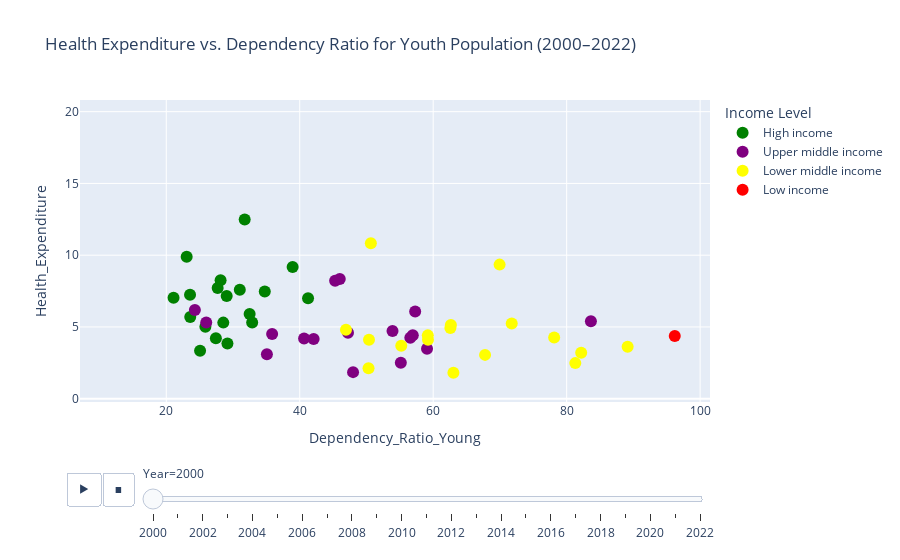

This figure's notebook cell:
### Markdown cell above
### Health Expenditure vs Dependency Ratio (Youth Population)

### Code cell
# Load your data
df = pd.read_csv("../data/interim/merged_data.csv")

# Filter years 2000–2022
df_filtered = df[(df["Year"] >= 2000) & (df["Year"] <= 2022)].copy()

# Define custom color and order for income levels
income_colors = {
    "High income": "green",
    "Upper middle income": "purple",
    "Lower middle income": "yellow",
    "Low income": "red"
}
income_order = ["High income", "Upper middle income", "Lower middle income", "Low income"]

# Create animated scatter plot
fig = px.scatter(
    df_filtered,
    x="Dependency_Ratio_Young",
    y="Health_Expenditure",
    animation_frame="Year",
    animation_group="Country",
    color="income_level",
    color_discrete_map=income_colors,
    category_orders={"income_level": income_order},
    hover_name="Country", 
    title="Health Expenditure vs. Dependency Ratio for Youth Population (2000–2022)",
    range_x=[df["Dependency_Ratio_Young"].min() - 5, df["Dependency_Ratio_Young"].max() + 5],
    range_y=[df["Health_Expenditure"].min() - 2, df["Health_Expenditure"].max() + 2]
)

# Style labels
fig.update_traces(textposition="top center", marker=dict(size=12))
fig.update_layout(legend_title_text="Income Level")

# Show the figure
fig.show()

### Figure 1 — Plotly figure (JSON) as saved in the notebook; plotly's stock layout.template omitted (floating-point values rounded to 4 significant figures)
{"data": [{"hovertemplate": "<b>%{hovertext}</b><br><br>income_level=High income<br>Year=2000<br>Dependency_Ratio_Young=%{x}<br>Health_Expenditure=%{y}<extra></extra>", "hovertext": ["Australia", "Canada", "Chile", "Cyprus", "Czechia", "Germany", "United Kingdom", "Greece", "Ireland", "Japan", "South Korea", "Netherlands", "New Zealand", "Romania", "Russia", "Singapore", "Slovakia", "Uruguay", "United States"], "ids": ["Australia", "Canada", "Chile", "Cyprus", "Czechia", "Germany", "United Kingdom", "Greece", "Ireland", "Japan", "South Korea", "Netherlands", "New Zealand", "Romania", "Russia", "Singapore", "Slovakia", "Uruguay", "United States"], "legendgroup": "High income", "marker": {"color": "green", "size": 12, "symbol": "circle"}, "mode": "markers", "name": "High income", "orientation": "v", "showlegend": true, "textposition": "top center", "type": "scatter", "x": [31.02, 28.14, 41.25, 32.87, 23.59, 23.06, 29.05, 23.56, 32.49, 21.09, 29.17, 27.7, 34.76, 27.44, 25.86, 25.07, 28.55, 38.94, 31.75], "xaxis": "x", "y": [7.589, 8.248, 7.0, 5.308, 5.701, 9.888, 7.157, 7.243, 5.899, 7.035, 3.855, 7.707, 7.47, 4.209, 5.02, 3.343, 5.303, 9.172, 12.49], "yaxis": "y"}, {"hovertemplate": "<b>%{hovertext}</b><br><br>income_level=Upper middle income<br>Year=2000<br>Dependency_Ratio_Young=%{x}<br>Health_Expenditure=%{y}<extra></extra>", "hovertext": ["Argentina", "Armenia", "Brazil", "China", "Ecuador", "Guatemala", "Indonesia", "Iran", "Kazakhstan", "Mexico", "Mongolia", "Malaysia", "Peru", "Serbia", "Thailand", "Turkey", "Ukraine"], "ids": ["Argentina", "Armenia", "Brazil", "China", "Ecuador", "Guatemala", "Indonesia", "Iran", "Kazakhstan", "Mexico", "Mongolia", "Malaysia", "Peru", "Serbia", "Thailand", "Turkey", "Ukraine"], "legendgroup": "Upper middle income", "marker": {"color": "purple", "size": 12, "symbol": "circle"}, "mode": "markers", "name": "Upper middle income", "orientation": "v", "showlegend": true, "textposition": "top center", "type": "scatter", "x": [45.3, 40.65, 46.0, 35.86, 59.07, 83.63, 47.99, 53.91, 42.08, 56.57, 57.3, 55.15, 56.94, 24.29, 35.08, 47.23, 25.99], "xaxis": "x", "y": [8.22, 4.196, 8.335, 4.508, 3.483, 5.397, 1.853, 4.723, 4.16, 4.244, 6.076, 2.515, 4.415, 6.184, 3.101, 4.6, 5.307], "yaxis": "y"}, {"hovertemplate": "<b>%{hovertext}</b><br><br>income_level=Lower middle income<br>Year=2000<br>Dependency_Ratio_Young=%{x}<br>Health_Expenditure=%{y}<extra></extra>", "hovertext": ["Bangladesh", "Egypt", "India", "Jordan", "Kenya", "Kyrgyzstan", "Lebanon", "Morocco", "Myanmar", "Nigeria", "Nicaragua", "Pakistan", "Philippines", "Tajikistan", "Tunisia", "Uzbekistan", "Vietnam"], "ids": ["Bangladesh", "Egypt", "India", "Jordan", "Kenya", "Kyrgyzstan", "Lebanon", "Morocco", "Myanmar", "Nigeria", "Nicaragua", "Pakistan", "Philippines", "Tajikistan", "Tunisia", "Uzbekistan", "Vietnam"], "legendgroup": "Lower middle income", "marker": {"color": "yellow", "size": 12, "symbol": "circle"}, "mode": "markers", "name": "Lower middle income", "orientation": "v", "showlegend": true, "textposition": "top center", "type": "scatter", "x": [63.03, 62.57, 59.22, 69.95, 89.13, 59.19, 50.66, 55.21, 50.31, 82.17, 71.77, 81.29, 67.77, 78.13, 46.93, 62.65, 50.38], "xaxis": "x", "y": [1.805, 4.922, 4.106, 9.344, 3.624, 4.414, 10.83, 3.693, 2.126, 3.197, 5.239, 2.481, 3.055, 4.265, 4.813, 5.133, 4.108], "yaxis": "y"}, {"hovertemplate": "<b>%{hovertext}</b><br><br>income_level=Low income<br>Year=2000<br>Dependency_Ratio_Young=%{x}<br>Health_Expenditure=%{y}<extra></extra>", "hovertext": ["Ethiopia"], "ids": ["Ethiopia"], "legendgroup": "Low income", "marker": {"color": "red", "size": 12, "symbol": "circle"}, "mode": "markers", "name": "Low income", "orientation": "v", "showlegend": true, "textposition": "top center", "type": "scatter", "x": [96.2], "xaxis": "x", "y": [4.365], "yaxis": "y"}], "layout": {"legend": {"title": {"text": "Income Level"}, "tracegroupgap": 0}, "sliders": [{"active": 0, "currentvalue": {"prefix": "Year="}, "len": 0.9, "pad": {"b": 10, "t": 60}, "steps": [{"args": [["2000"], {"frame": {"duration": 0, "redraw": false}, "fromcurrent": true, "mode": "immediate", "transition": {"duration": 0, "easing": "linear"}}], "label": "2000", "method": "animate"}, {"args": [["2001"], {"frame": {"duration": 0, "redraw": false}, "fromcurrent": true, "mode": "immediate", "transition": {"duration": 0, "easing": "linear"}}], "label": "2001", "method": "animate"}, {"args": [["2002"], {"frame": {"duration": 0, "redraw": false}, "fromcurrent": true, "mode": "immediate", "transition": {"duration": 0, "easing": "linear"}}], "label": "2002", "method": "animate"}, {"args": [["2003"], {"frame": {"duration": 0, "redraw": false}, "fromcurrent": true, "mode": "immediate", "transition": {"duration": 0, "easing": "linear"}}], "label": "2003", "method": "animate"}, {"args": [["2004"], {"frame": {"duration": 0, "redraw": false}, "fromcurrent": true, "mode": "immediate", "transition": {"duration": 0, "easing": "linear"}}], "label": "2004", "method": "animate"}, {"args": [["2005"], {"frame": {"duration": 0, "redraw": false}, "fromcurrent": true, "mode": "immediate", "transition": {"duration": 0, "easing": "linear"}}], "label": "2005", "method": "animate"}, {"args": [["2006"], {"frame": {"duration": 0, "redraw": false}, "fromcurrent": true, "mode": "immediate", "transition": {"duration": 0, "easing": "linear"}}], "label": "2006", "method": "animate"}, {"args": [["2007"], {"frame": {"duration": 0, "redraw": false}, "fromcurrent": true, "mode": "immediate", "transition": {"duration": 0, "easing": "linear"}}], "label": "2007", "method": "animate"}, {"args": [["2008"], {"frame": {"duration": 0, "redraw": false}, "fromcurrent": true, "mode": "immediate", "transition": {"duration": 0, "easing": "linear"}}], "label": "2008", "method": "animate"}, {"args": [["2009"], {"frame": {"duration": 0, "redraw": false}, "fromcurrent": true, "mode": "immediate", "transition": {"duration": 0, "easing": "linear"}}], "label": "2009", "method": "animate"}, {"args": [["2010"], {"frame": {"duration": 0, "redraw": false}, "fromcurrent": true, "mode": "immediate", "transition": {"duration": 0, "easing": "linear"}}], "label": "2010", "method": "animate"}, {"args": [["2011"], {"frame": {"duration": 0, "redraw": false}, "fromcurrent": true, "mode": "immediate", "transition": {"duration": 0, "easing": "linear"}}], "label": "2011", "method": "animate"}, {"args": [["2012"], {"frame": {"duration": 0, "redraw": false}, "fromcurrent": true, "mode": "immediate", "transition": {"duration": 0, "easing": "linear"}}], "label": "2012", "method": "animate"}, {"args": [["2013"], {"frame": {"duration": 0, "redraw": false}, "fromcurrent": true, "mode": "immediate", "transition": {"duration": 0, "easing": "linear"}}], "label": "2013", "method": "animate"}, {"args": [["2014"], {"frame": {"duration": 0, "redraw": false}, "fromcurrent": true, "mode": "immediate", "transition": {"duration": 0, "easing": "linear"}}], "label": "2014", "method": "animate"}, {"args": [["2015"], {"frame": {"duration": 0, "redraw": false}, "fromcurrent": true, "mode": "immediate", "transition": {"duration": 0, "easing": "linear"}}], "label": "2015", "method": "animate"}, {"args": [["2016"], {"frame": {"duration": 0, "redraw": false}, "fromcurrent": true, "mode": "immediate", "transition": {"duration": 0, "easing": "linear"}}], "label": "2016", "method": "animate"}, {"args": [["2017"], {"frame": {"duration": 0, "redraw": false}, "fromcurrent": true, "mode": "immediate", "transition": {"duration": 0, "easing": "linear"}}], "label": "2017", "method": "animate"}, {"args": [["2018"], {"frame": {"duration": 0, "redraw": false}, "fromcurrent": true, "mode": "immediate", "transition": {"duration": 0, "easing": "linear"}}], "label": "2018", "method": "animate"}, {"args": [["2019"], {"frame": {"duration": 0, "redraw": false}, "fromcurrent": true, "mode": "immediate", "transition": {"duration": 0, "easing": "linear"}}], "label": "2019", "method": "animate"}, {"args": [["2020"], {"frame": {"duration": 0, "redraw": false}, "fromcurrent": true, "mode": "immediate", "transition": {"duration": 0, "easing": "linear"}}], "label": "2020", "method": "animate"}, {"args": [["2021"], {"frame": {"duration": 0, "redraw": false}, "fromcurrent": true, "mode": "immediate", "transition": {"duration": 0, "easing": "linear"}}], "label": "2021", "method": "animate"}, {"args": [["2022"], {"frame": {"duration": 0, "redraw": false}, "fromcurrent": true, "mode": "immediate", "transition": {"duration": 0, "easing": "linear"}}], "label": "2022", "method": "animate"}], "x": 0.1, "xanchor": "left", "y": 0, "yanchor": "top"}], "title": {"text": "Health Expenditure vs. Dependency Ratio for Youth Population (2000–2022)"}, "updatemenus": [{"buttons": [{"args": [null, {"frame": {"duration": 500, "redraw": false}, "fromcurrent": true, "mode": "immediate", "transition": {"duration": 500, "easing": "linear"}}], "label": "&#9654;", "method": "animate"}, {"args": [[null], {"frame": {"duration": 0, "redraw": false}, "fromcurrent": true, "mode": "immediate", "transition": {"duration": 0, "easing": "linear"}}], "label": "&#9724;", "method": "animate"}], "direction": "left", "pad": {"r": 10, "t": 70}, "showactive": false, "type": "buttons", "x": 0.1, "xanchor": "right", "y": 0, "yanchor": "top"}], "xaxis": {"anchor": "y", "domain": [0, 1], "range": [7.074, 101.5], "title": {"text": "Dependency_Ratio_Young"}}, "yaxis": {"anchor": "x", "domain": [0, 1], "range": [-0.228, 20.81], "title": {"text": "Health_Expenditure"}}}}
